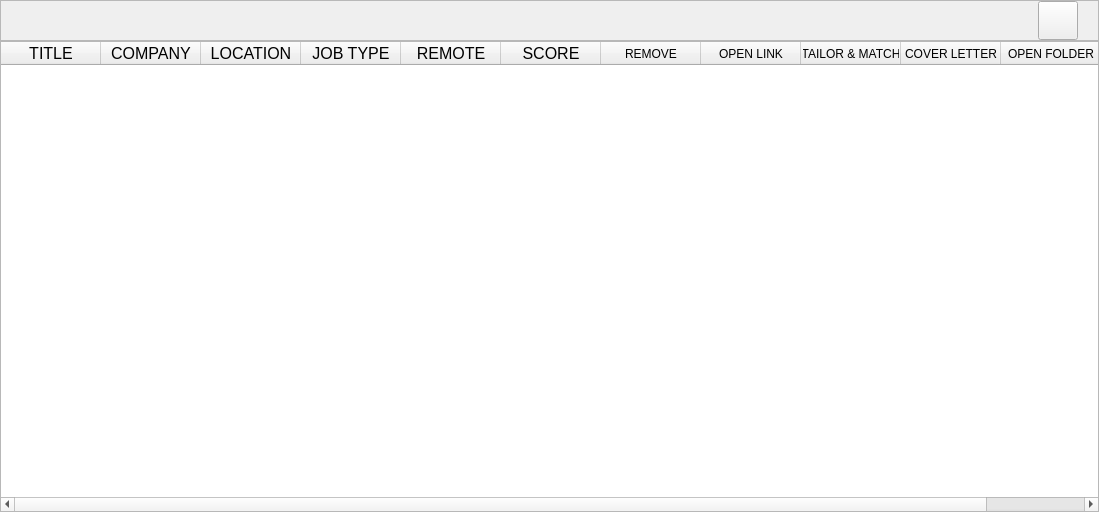
<?xml version="1.0" encoding="UTF-8"?>
<ui version="4.0">
 <class>Frame</class>
 <widget class="QFrame" name="Frame">
  <property name="geometry">
   <rect>
    <x>0</x>
    <y>0</y>
    <width>1099</width>
    <height>512</height>
   </rect>
  </property>
  <property name="windowTitle">
   <string>Frame</string>
  </property>
  <layout class="QVBoxLayout" name="verticalLayout">
   <property name="spacing">
    <number>0</number>
   </property>
   <property name="leftMargin">
    <number>0</number>
   </property>
   <property name="topMargin">
    <number>0</number>
   </property>
   <property name="rightMargin">
    <number>0</number>
   </property>
   <property name="bottomMargin">
    <number>0</number>
   </property>
   <item>
    <widget class="QFrame" name="frame">
     <property name="frameShape">
      <enum>QFrame::Shape::StyledPanel</enum>
     </property>
     <property name="frameShadow">
      <enum>QFrame::Shadow::Raised</enum>
     </property>
     <layout class="QHBoxLayout" name="horizontalLayout">
      <property name="spacing">
       <number>0</number>
      </property>
      <property name="leftMargin">
       <number>0</number>
      </property>
      <property name="topMargin">
       <number>0</number>
      </property>
      <property name="rightMargin">
       <number>20</number>
      </property>
      <property name="bottomMargin">
       <number>0</number>
      </property>
      <item>
       <spacer name="horizontalSpacer">
        <property name="orientation">
         <enum>Qt::Orientation::Horizontal</enum>
        </property>
        <property name="sizeHint" stdset="0">
         <size>
          <width>40</width>
          <height>20</height>
         </size>
        </property>
       </spacer>
      </item>
      <item>
       <widget class="QToolButton" name="toolButton_refresh">
        <property name="toolTip">
         <string>Refresh List</string>
        </property>
        <property name="styleSheet">
         <string notr="true"/>
        </property>
        <property name="text">
         <string/>
        </property>
        <property name="icon">
         <iconset resource="../../../../resources.qrc">
          <normaloff>:/job_list/assets/icons/refresh-page.png</normaloff>:/job_list/assets/icons/refresh-page.png</iconset>
        </property>
        <property name="iconSize">
         <size>
          <width>32</width>
          <height>32</height>
         </size>
        </property>
       </widget>
      </item>
     </layout>
    </widget>
   </item>
   <item>
    <widget class="QTableWidget" name="tableWidget">
     <property name="showGrid">
      <bool>true</bool>
     </property>
     <attribute name="horizontalHeaderMinimumSectionSize">
      <number>32</number>
     </attribute>
     <attribute name="horizontalHeaderDefaultSectionSize">
      <number>100</number>
     </attribute>
     <column>
      <property name="text">
       <string>TITLE</string>
      </property>
      <property name="font">
       <font>
        <pointsize>12</pointsize>
       </font>
      </property>
     </column>
     <column>
      <property name="text">
       <string>COMPANY</string>
      </property>
      <property name="font">
       <font>
        <pointsize>12</pointsize>
       </font>
      </property>
     </column>
     <column>
      <property name="text">
       <string>LOCATION</string>
      </property>
      <property name="font">
       <font>
        <pointsize>12</pointsize>
       </font>
      </property>
     </column>
     <column>
      <property name="text">
       <string>JOB TYPE</string>
      </property>
      <property name="font">
       <font>
        <pointsize>12</pointsize>
       </font>
      </property>
     </column>
     <column>
      <property name="text">
       <string>REMOTE</string>
      </property>
      <property name="font">
       <font>
        <pointsize>12</pointsize>
       </font>
      </property>
     </column>
     <column>
      <property name="text">
       <string>SCORE</string>
      </property>
      <property name="font">
       <font>
        <pointsize>12</pointsize>
       </font>
      </property>
     </column>
     <column>
      <property name="text">
       <string>REMOVE</string>
      </property>
     </column>
     <column>
      <property name="text">
       <string>OPEN LINK</string>
      </property>
     </column>
     <column>
      <property name="text">
       <string>TAILOR &amp; MATCH</string>
      </property>
     </column>
     <column>
      <property name="text">
       <string>COVER LETTER</string>
      </property>
     </column>
     <column>
      <property name="text">
       <string>OPEN FOLDER</string>
      </property>
     </column>
    </widget>
   </item>
  </layout>
 </widget>
 <resources>
  <include location="../../../../resources.qrc"/>
 </resources>
 <connections/>
</ui>
